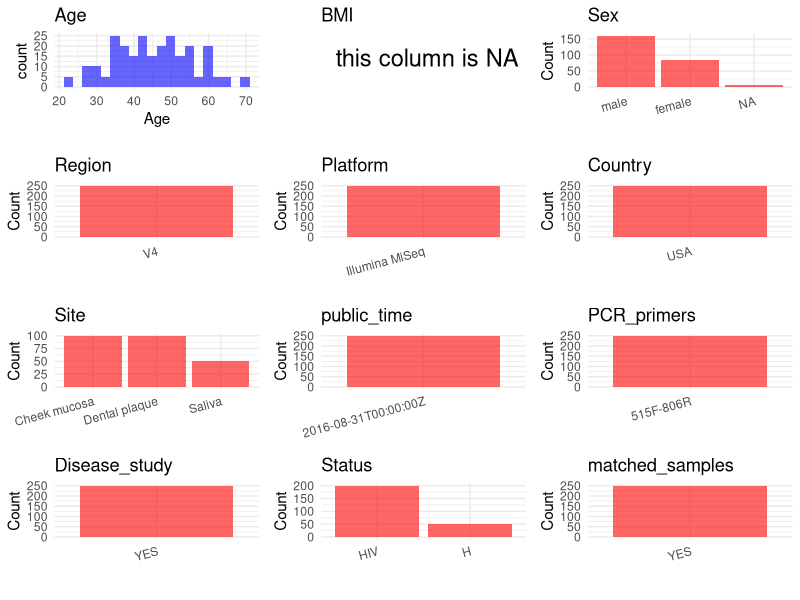

The R script that drew this image: (Note: this script raises an error after producing the figure.)
## ---- chunk 1
# Load necessary libraries
library(dplyr)
library(ggplot2)
library(cowplot)

# Set working directory (update this path to your local directory)
setwd("D:/metadata/3/PRJNA330897")

# Read the initial metadata files
initial_meta<-read.csv("SraRunTable.csv",header = T)

# Combine the two metadata files
#meta <- rbind(initial_meta, initial_meta1)

#Remove entries non-oral samples
#initial_meta <- subset(initial_meta,BioSampleModel != "Metagenome or environmental")

# Check the number of samples containing "HT" in Sample.Name (e.g., healthy controls)
#nrow(subset(meta, grepl("HT", Sample.Name)))

# Display the first few rows of the metadata
head(initial_meta)
## ---- chunk 2
# Create a uniform metadata dataframe
metadata <- data.frame(
  BioProject = initial_meta$BioProject,
  Run = initial_meta$Run,
  sample_name = initial_meta$Sample.Name,
  Age = initial_meta$Host_Age,
  BMI = NA,
  Sex=initial_meta$host_gender,
  Region = "V4",
  Platform = initial_meta$Instrument,
  Country = initial_meta$geo_loc_name_country,
  Site = initial_meta$env_material,
  public_time = initial_meta$ReleaseDate,
  stringsAsFactors = FALSE
)
## ---- chunk 3
# Add information obtained from the publication
metadata$PCR_primers <- "515F-806R"
metadata$title <- "Oral microbiome in HIV-associated periodontitis"
metadata$Disease_study <- "YES"
# Assign disease status based on sample_name patterns
metadata <- metadata %>%
  mutate(Status = case_when(
    initial_meta$Study_HIVStatus == "HIVneg" ~ "H",
    initial_meta$Study_HIVStatus == "HIVpos" ~ "HIV"
  ))

label_cnt <- table(initial_meta$Study_SubjectID)


metadata$matched_samples <- ifelse(label_cnt[initial_meta$Study_SubjectID] >= 2, "YES", "NO")
## ---- chunk 4
# Check the number of unique runs and sample names
print(paste("Number of unique runs:", length(unique(metadata$Run))))
print(paste("Number of unique sample names:", length(unique(metadata$sample_name))))
## ---- chunk 5
# Select columns for visualization
plot_data <- metadata %>%
  select(-BioProject, -Run, -sample_name, -title)

# Function to create simple plots for each column
create_simple_plots <- function(data) {
  plots <- list()
  
  for (col in colnames(data)) {
    # Check if the column is all NA
    if (all(is.na(data[[col]]))) {
      # Create an empty plot with text indicating all NA
      p <- ggplot() +
        annotate("text", x = 0.5, y = 0.5, label = "this column is NA", size = 6) +
        labs(title = col) +
        theme_void()
    } else if (is.numeric(data[[col]])) {
      # Numeric variable: histogram
      p <- ggplot(data, aes(x = .data[[col]])) +
        geom_histogram(fill = "blue", alpha = 0.6, bins = 20, na.rm = TRUE) +
        labs(title = col) +
        theme_minimal()
    } else {
      # Categorical variable: bar plot (remove NA values)
      count_data <- as.data.frame(table(data[[col]], useNA = "ifany"))
      p <- ggplot(count_data, aes(x = reorder(Var1, -Freq), y = Freq)) +
        geom_col(fill = "red", alpha = 0.6) +
        labs(title = col, x = NULL, y = "Count") +
        theme_minimal() +
        theme(axis.text.x = element_text(angle = 15, hjust = 1))
    }
    plots[[col]] <- p
  }
  
  return(plots)
}

# Generate and arrange plots
plots <- create_simple_plots(plot_data)
p<-plot_grid(plots$Age, 
          plots$BMI, 
          plots$Sex, 
          plots$Region, 
          plots$Platform, 
          plots$Country, 
          plots$Site,
          plots$public_time, 
          plots$PCR_primers,
          plots$Disease_study,
          plots$Status,
          plots$matched_samples,# add 
          ncol = 3, align = "hv", axis = "lb")
ggsave("Metadata_Summary.png", plot = p, width = 8, height = 6, dpi = 150)
## ---- chunk 6
knitr::include_graphics("metadata_summary.png")
## ---- chunk 7
# Reorder columns to match the desired format
metadata <- metadata[, c(
  "BioProject", "Run", "sample_name", "Age", "BMI", "Sex", 
  "Region", "Platform", "Country", "Site", "public_time", 
  "PCR_primers", "title", "Disease_study", "Status","matched_samples"
)]

# Export the uniform metadata to a CSV file
write.csv(metadata, file = "metadata.csv", quote = TRUE)
head(metadata)
